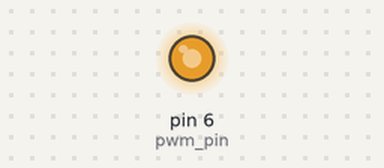
A sketch run on a simulated Arduino Uno, built with avr-gcc and run on an emulated ATmega328P. On the bench: output pins drawn as LEDs (lit = HIGH).

Above: at 0.1 s.
Timing chart, 0 to 1.6 s (numbered marks = the images above):
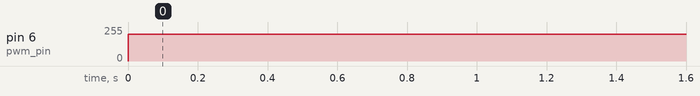

Measured:
- by itself, pin 6 (pwm_pin): 0/255 → 200/255 at 0.00 s

The sketch:

pwm_test.ino
```cpp
//#define PERIOD 10
int pwm_pin = 6;
//String op;

void setup() {
  pinMode(pwm_pin, OUTPUT);
  Serial.begin(9600);
  //TCCR0B = TCCR0B & B11111000 | B00000010; // for PWM frequency of 7812.50 Hz
}

void loop(){
  /*
   if (Serial.available() > 0) {
    op = Serial.readString();
    pwm((op.toInt())/10.0);
  */
   analogWrite(pwm_pin, 200);
   delay(3000);
   /*analogWrite(pwm_pin, 128);
   delay(3000);
   analogWrite(pwm_pin, 192);
   delay(3000);
   analogWrite(pwm_pin, 255);
   delay(3000);*/
}
```
